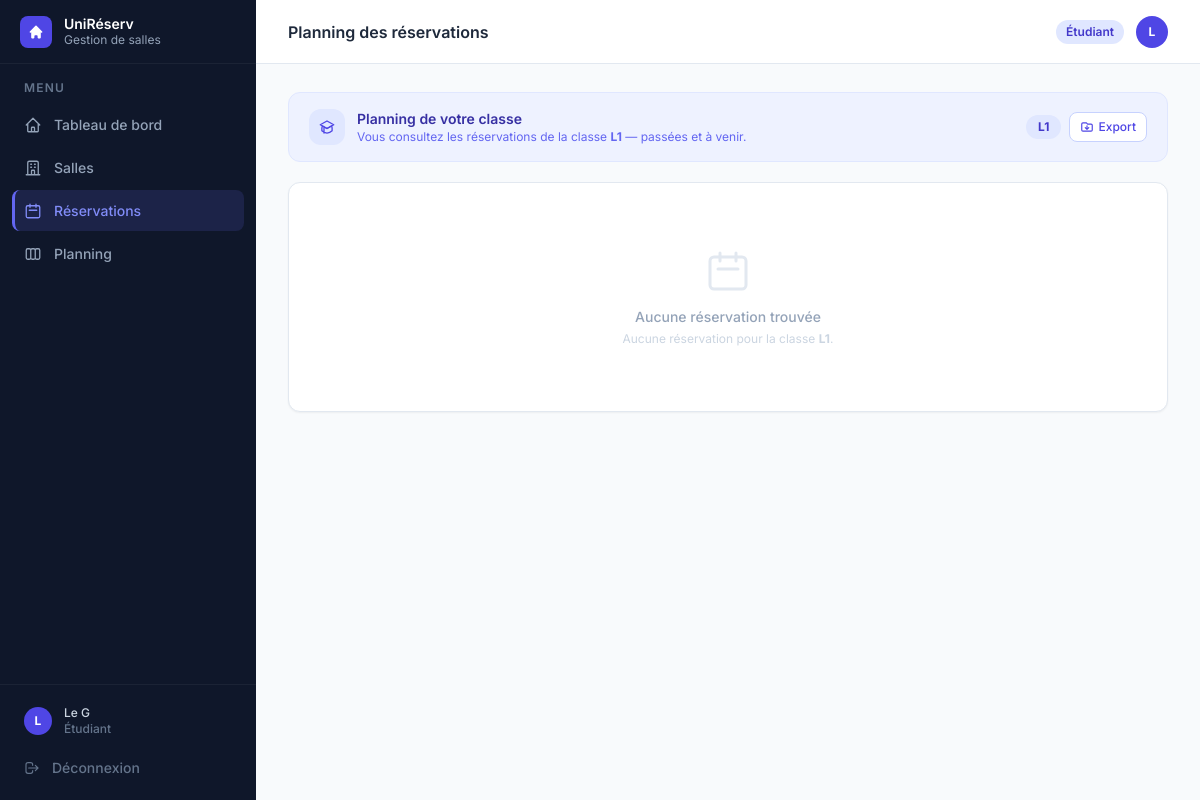
Before: /reservations (signed in) with the older database file.
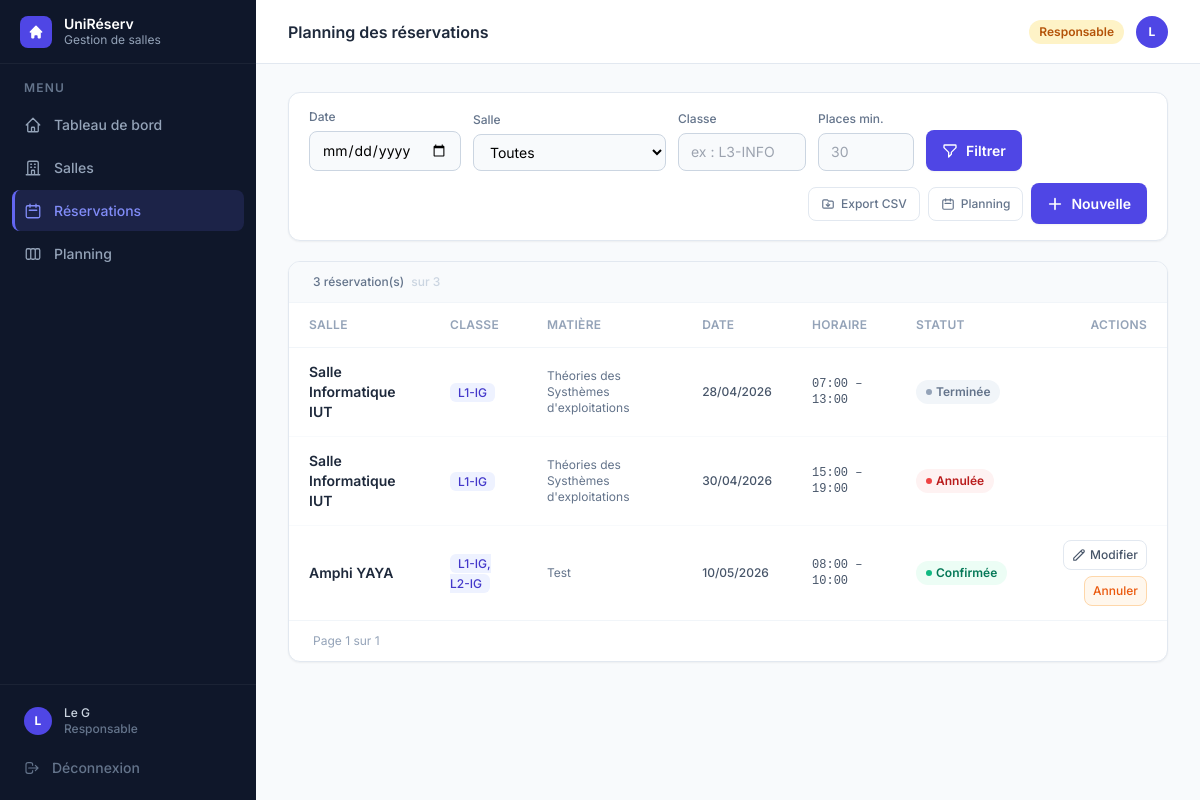
After: the same page with the newer database file.
### tables this page shows
CREATE TABLE utilisateurs (
            id               INTEGER PRIMARY KEY,
            nom              TEXT    NOT NULL,
            email            TEXT    NOT NULL UNIQUE,
            login            TEXT    NOT NULL UNIQUE,
            mot_de_passe     TEXT    NOT NULL,
            role             TEXT    NOT NULL,
            date_inscription TEXT    NOT NULL,
            matricule        TEXT,
            classe           TEXT,
            matiere          TEXT
        , ecole_id INTEGER, unite_formation_id INTEGER);

CREATE TABLE reservations (
            id              INTEGER PRIMARY KEY,
            salle_id        INTEGER NOT NULL,
            responsable_id  INTEGER NOT NULL,
            classe          TEXT    NOT NULL,
            date            TEXT    NOT NULL,
            heure_debut     TEXT    NOT NULL,
            heure_fin       TEXT    NOT NULL,
            matiere         TEXT    DEFAULT '',
            statut          TEXT    NOT NULL DEFAULT 'en_attente',
            date_creation   TEXT    NOT NULL,
            FOREIGN KEY (salle_id)       REFERENCES salles(id),
            FOREIGN KEY (responsable_id) REFERENCES utilisateurs(id)
        );

CREATE TABLE salles (
            id          INTEGER PRIMARY KEY,
            nom         TEXT    NOT NULL UNIQUE,
            capacite    INTEGER NOT NULL,
            equipements TEXT    NOT NULL DEFAULT '[]',
            disponible  INTEGER NOT NULL DEFAULT 1
        );

### gestion de salle/app.py (the view)
@app.route("/reservations")
@login_required
def reservations():
    _, utilisateurs, salles_dict, toutes = get_data()
    filtre_date    = request.args.get("date", "")
    filtre_salle   = request.args.get("salle_id", "")
    filtre_classe  = request.args.get("classe", "").strip()
    filtre_places  = request.args.get("places_min", "").strip()
    resultats = list(toutes)
    classe_etudiant = ""
    if session.get("user_role") == "etudiant":
        u_courant = utilisateurs.get(session["user_id"])
        if u_courant and getattr(u_courant, "classe", ""):
            classe_etudiant = u_courant.classe
            resultats = [r for r in resultats if r.classe == classe_etudiant]
    if filtre_date:
        try:
            d = date.fromisoformat(filtre_date)
            resultats = [r for r in resultats if r.date == d]
        except ValueError:
            pass
    if filtre_salle and filtre_salle.isdigit():
        sid = int(filtre_salle)
        resultats = [r for r in resultats if r.salle.id == sid]
    if filtre_classe:
        resultats = [r for r in resultats if filtre_classe.lower() in r.classe.lower()]
    if filtre_places and filtre_places.isdigit():
        min_places = int(filtre_places)
        resultats = [r for r in resultats if r.salle.capacite >= min_places]
    resultats.sort(key=lambda r: (r.date, r.heure_debut))
    return render_template(
        "reservations.html", active="reservations",
        reservations=resultats,
        salles=list(salles_dict.values()),
        filtre_date=filtre_date,
        filtre_salle=filtre_salle,
        filtre_classe=filtre_classe,
        filtre_places=filtre_places,
        peut_gerer=peut_gerer_reservations(),
        StatutReservation=StatutReservation,
        classe_etudiant=classe_etudiant,
    )

### gestion de salle/templates/reservations.html (shortened to what the changed rows need)
{% extends "base.html" %}
{% block heading %}Planning des réservations{% endblock %}
{% block content %}
{% if classe_etudiant %}
<div class="bg-indigo-50 border border-indigo-100 rounded-xl px-5 py-4 mb-5 flex items-center justify-between gap-4">
  <div class="flex items-center gap-3">
    <div class="w-9 h-9 rounded-xl bg-indigo-100 flex items-center justify-center shrink-0">
    </div>
    <div>
      <p class="text-sm font-semibold text-indigo-800">Planning de votre classe</p>
      <p class="text-xs text-indigo-500">Vous consultez les réservations de la classe <strong>{{ classe_etudiant }}</strong> — passées et à venir.</p>
    </div>
  </div>
  <div class="flex items-center gap-2 shrink-0">
    <span class="px-3 py-1 rounded-full bg-indigo-100 text-indigo-700 text-xs font-bold">{{ classe_etudiant }}</span>
    <a href="{{ url_for('reservations_export_csv') }}"
       class="inline-flex items-center gap-1 px-2.5 py-1.5 rounded-lg border border-indigo-200 bg-white hover:bg-indigo-50 text-indigo-600 text-xs font-medium transition">
      <svg class="w-3.5 h-3.5" fill="none" stroke="currentColor" stroke-width="2" viewBox="0 0 24 24"><path stroke-linecap="round" stroke-linejoin="round" d="M12 10v6m0 0l-3-3m3 3l3-3M3 17V7a2 2 0 012-2h6l2 2h6a2 2 0 012 2v8a2 2 0 01-2 2H5a2 2 0 01-2-2z"/></svg>
      Export
    </a>
  </div>
</div>
{% endif %}
{% if not classe_etudiant %}
<div class="bg-white rounded-xl border border-slate-200 shadow-sm px-5 py-4 mb-5">
  <form method="GET" action="{{ url_for('reservations') }}">
    <div class="flex flex-wrap items-end gap-3">
      <div>
        <label class="block text-xs font-medium text-slate-500 mb-1.5">Date</label>
        <input type="date" name="date" value="{{ filtre_date }}"
          class="rounded-lg border border-slate-300 bg-slate-50 px-3 py-2 text-sm focus:outline-none focus:ring-2 focus:ring-indigo-500 focus:bg-white transition-all"/>
      </div>
      <div>
        <label class="block text-xs font-medium text-slate-500 mb-1.5">Salle</label>
        <select name="salle_id"
          class="rounded-lg border border-slate-300 bg-slate-50 px-3 py-2 text-sm focus:outline-none focus:ring-2 focus:ring-indigo-500 transition-all">
          <option value="">Toutes</option>
        </select>
      </div>
      <div>
        <label class="block text-xs font-medium text-slate-500 mb-1.5">Classe</label>
        <input type="text" name="classe" value="{{ filtre_classe }}" placeholder="ex : L3-INFO"
          class="rounded-lg border border-slate-300 bg-slate-50 px-3 py-2 text-sm w-32 focus:outline-none focus:ring-2 focus:ring-indigo-500 focus:bg-white transition-all"/>
      </div>
      <div>
        <label class="block text-xs font-medium text-slate-500 mb-1.5">Places min.</label>
        <input type="number" name="places_min" value="{{ filtre_places }}" min="1" placeholder="30"
          class="rounded-lg border border-slate-300 bg-slate-50 px-3 py-2 text-sm w-24 focus:outline-none focus:ring-2 focus:ring-indigo-500 focus:bg-white transition-all"/>
      </div>
      <div class="flex gap-2">
        <button type="submit" class="btn-primary">
          <svg class="w-4 h-4" fill="none" stroke="currentColor" stroke-width="2" viewBox="0 0 24 24"><path stroke-linecap="round" stroke-linejoin="round" d="M3 4a1 1 0 011-1h16a1 1 0 011 1v2.586a1 1 0 01-.293.707l-6.414 6.414a1 1 0 00-.293.707V17l-4 4v-6.586a1 1 0 00-.293-.707L3.293 7.293A1 1 0 013 6.586V4z"/></svg>
          Filtrer
        </button>
      </div>
      <div class="ml-auto flex items-center gap-2">
        <a href="{{ url_for('reservations_export_csv') }}"
           class="inline-flex items-center gap-1.5 px-3 py-2 rounded-lg border border-slate-200 text-slate-500 hover:bg-slate-50 text-xs font-medium transition">
          <svg class="w-3.5 h-3.5" fill="none" stroke="currentColor" stroke-width="2" viewBox="0 0 24 24"><path stroke-linecap="round" stroke-linejoin="round" d="M12 10v6m0 0l-3-3m3 3l3-3M3 17V7a2 2 0 012-2h6l2 2h6a2 2 0 012 2v8a2 2 0 01-2 2H5a2 2 0 01-2-2z"/></svg>
          Export CSV
        </a>
        <a href="{{ url_for('planning') }}"
           class="inline-flex items-center gap-1.5 px-3 py-2 rounded-lg border border-slate-200 text-slate-500 hover:bg-slate-50 text-xs font-medium transition">
          <svg class="w-3.5 h-3.5" fill="none" stroke="currentColor" stroke-width="2" viewBox="0 0 24 24"><path stroke-linecap="round" stroke-linejoin="round" d="M8 7V3m8 4V3m-9 8h10M5 21h14a2 2 0 002-2V7a2 2 0 00-2-2H5a2 2 0 00-2 2v12a2 2 0 002 2z"/></svg>
          Planning
        </a>
        {% if peut_gerer %}
        <a href="{{ url_for('reservation_ajouter') }}" class="btn-primary">
          <svg class="w-4 h-4" fill="none" stroke="currentColor" stroke-width="2.5" viewBox="0 0 24 24"><path stroke-linecap="round" stroke-linejoin="round" d="M12 4v16m8-8H4"/></svg>
          Nouvelle
        </a>
        {% endif %}
      </div>
    </div>
  </form>
</div>
{% endif %}
<div class="bg-white rounded-xl border border-slate-200 shadow-sm overflow-hidden">
  {% if reservations %}
  <div class="px-6 py-3 border-b border-slate-100 bg-slate-50 flex items-center justify-between">
    <p class="text-xs text-slate-500 font-medium">
      <span id="count-visible">{{ reservations|length }}</span> réservation(s)
      <span class="text-slate-300 ml-1">sur {{ reservations|length }}</span>
    </p>
  </div>
  <div class="overflow-x-auto">
    <table class="w-full text-sm" id="res-table">
      <thead>
        <tr class="border-b border-slate-100">
          <th class="px-5 py-3.5 text-left text-xs font-semibold text-slate-400 uppercase tracking-wide">Salle</th>
          <th class="px-5 py-3.5 text-left text-xs font-semibold text-slate-400 uppercase tracking-wide">Classe</th>
          <th class="px-5 py-3.5 text-left text-xs font-semibold text-slate-400 uppercase tracking-wide">Matière</th>
          <th class="px-5 py-3.5 text-left text-xs font-semibold text-slate-400 uppercase tracking-wide">Date</th>
          <th class="px-5 py-3.5 text-left text-xs font-semibold text-slate-400 uppercase tracking-wide">Horaire</th>
          <th class="px-5 py-3.5 text-left text-xs font-semibold text-slate-400 uppercase tracking-wide">Statut</th>
          <th class="px-5 py-3.5 text-right text-xs font-semibold text-slate-400 uppercase tracking-wide">Actions</th>
        </tr>
      </thead>
      <tbody id="res-body">
        {% for r in reservations %}
        <tr class="res-row data-row border-b border-slate-50 last:border-0">
          <td class="px-5 py-3.5">
            <a href="{{ url_for('salles_detail', salle_id=r.salle.id) }}"
               class="font-semibold text-slate-800 hover:text-indigo-600 transition">{{ r.salle.nom }}</a>
          </td>
          <td class="px-5 py-3.5">
            <span class="px-2 py-0.5 rounded-md bg-indigo-50 text-indigo-700 text-xs font-medium">{{ format_classe(r.classe) }}</span>
          </td>
          <td class="px-5 py-3.5 text-slate-500 text-xs">{{ r.matiere or '—' }}</td>
          <td class="px-5 py-3.5 text-slate-600 text-xs font-medium">{{ r.date.strftime('%d/%m/%Y') }}</td>
          <td class="px-5 py-3.5 text-slate-600 font-mono text-xs">{{ r.heure_debut.strftime('%H:%M') }} – {{ r.heure_fin.strftime('%H:%M') }}</td>
          <td class="px-5 py-3.5">
            {% if r.statut == StatutReservation.CONFIRMEE %}
              <span class="inline-flex items-center gap-1 px-2.5 py-1 rounded-full text-xs font-semibold bg-emerald-50 text-emerald-700"><span class="w-1.5 h-1.5 rounded-full bg-emerald-500"></span>Confirmée</span>
            {% elif r.statut.value == 'en_attente' %}
              <span class="inline-flex items-center gap-1 px-2.5 py-1 rounded-full text-xs font-semibold bg-amber-50 text-amber-700"><span class="w-1.5 h-1.5 rounded-full bg-amber-400"></span>En attente</span>
            {% elif r.statut.value == 'annulee' %}
              <span class="inline-flex items-center gap-1 px-2.5 py-1 rounded-full text-xs font-semibold bg-red-50 text-red-700"><span class="w-1.5 h-1.5 rounded-full bg-red-500"></span>Annulée</span>
            {% else %}
              <span class="inline-flex items-center gap-1 px-2.5 py-1 rounded-full text-xs font-semibold bg-slate-100 text-slate-500"><span class="w-1.5 h-1.5 rounded-full bg-slate-400"></span>Terminée</span>
            {% endif %}
          </td>
          <td class="px-5 py-3.5 text-right">
            <div class="flex items-center justify-end gap-1.5 flex-wrap">
              {% if peut_gerer and r.statut.value not in ('annulee', 'terminee') %}
              <a href="{{ url_for('reservation_modifier', res_id=r.id) }}"
                 class="inline-flex items-center gap-1 px-2 py-1.5 rounded-lg border border-slate-200 hover:bg-slate-50 text-slate-600 text-xs font-medium transition">
                <svg class="w-3.5 h-3.5" fill="none" stroke="currentColor" stroke-width="2" viewBox="0 0 24 24"><path stroke-linecap="round" stroke-linejoin="round" d="M15.232 5.232l3.536 3.536m-2.036-5.036a2.5 2.5 0 113.536 3.536L6.5 21.036H3v-3.572L16.732 3.732z"/></svg>
                Modifier
              </a>
              <form method="POST" action="{{ url_for('reservation_annuler', res_id=r.id) }}" class="inline"
                    onsubmit="return confirm('Annuler cette réservation ?')">
                <button type="submit"
                  class="inline-flex items-center gap-1 px-2 py-1.5 rounded-lg border border-orange-200 bg-orange-50 hover:bg-orange-100 text-orange-600 text-xs font-medium transition">
                  Annuler
                </button>
              </form>
              {% endif %}
            </div>
          </td>
        </tr>
        {% endfor %}
      </tbody>
    </table>
  </div>
  <div class="px-6 py-3 border-t border-slate-100 flex items-center justify-between">
    <p class="text-xs text-slate-400">Page <span id="page-current">1</span> sur <span id="page-total">1</span></p>
  </div>
  {% else %}
  <div class="text-center py-16">
    <svg class="w-12 h-12 text-slate-200 mx-auto mb-3" fill="none" stroke="currentColor" stroke-width="1.5" viewBox="0 0 24 24"><path stroke-linecap="round" stroke-linejoin="round" d="M8 7V3m8 4V3m-9 8h10M5 21h14a2 2 0 002-2V7a2 2 0 00-2-2H5a2 2 0 00-2 2v12a2 2 0 002 2z"/></svg>
    <p class="text-slate-400 font-medium text-sm">Aucune réservation trouvée</p>
    {% if classe_etudiant %}
    <p class="text-slate-300 text-xs mt-1">Aucune réservation pour la classe <strong>{{ classe_etudiant }}</strong>.</p>
    {% else %}
    <p class="text-slate-300 text-xs mt-1">Modifiez les filtres ou créez une nouvelle réservation.</p>
    {% endif %}
  </div>
  {% endif %}
</div>
{% endblock %}

### gestion de salle/templates/base.html (shortened to what the changed rows need)
<!DOCTYPE html>
<html lang="fr" class="h-full">
<head>
  <script src="https://cdn.tailwindcss.com"></script>
</head>
<body class="h-full bg-slate-50 flex" style="font-family:'Inter',sans-serif">
  <aside class="w-64 bg-slate-900 flex flex-col fixed inset-y-0 left-0 z-30" style="background:linear-gradient(180deg,#0f172a 0%,#0f172a 100%)">
    <div class="border-t border-white/5 p-3 space-y-0.5">
      <a href="{{ url_for('profil') }}" class="nav-item {% if active=='profil' %}nav-item-active{% else %}nav-item-inactive{% endif %} !py-2">
        <div class="flex-1 min-w-0">
          <p class="text-slate-300 text-xs font-medium truncate">{{ session.user_nom }}</p>
          <p class="text-slate-500 text-xs truncate">
            {% if session.user_role == 'admin' %}Administrateur
            {% elif session.user_role == 'responsable' %}Responsable
            {% elif session.user_role == 'enseignant' %}Enseignant
            {% else %}Étudiant{% endif %}
          </p>
        </div>
      </a>
    </div>
  </aside>
  <div class="ml-64 flex-1 flex flex-col min-h-screen">
    <header class="h-16 bg-white border-b border-slate-200 flex items-center justify-between px-8 sticky top-0 z-20">
      <h1 class="text-slate-800 font-semibold text-base">{% block heading %}{% endblock %}</h1>
      <div class="flex items-center gap-3">
        {% set role = session.user_role %}
        {% if role == 'admin' %}
          <span class="px-2.5 py-1 rounded-full text-xs font-semibold bg-red-100 text-red-700">Admin</span>
        {% elif role == 'responsable' %}
          <span class="px-2.5 py-1 rounded-full text-xs font-semibold bg-amber-100 text-amber-700">Responsable</span>
        {% elif role == 'enseignant' %}
          <span class="px-2.5 py-1 rounded-full text-xs font-semibold bg-blue-100 text-blue-700">Enseignant</span>
        {% else %}
          <span class="px-2.5 py-1 rounded-full text-xs font-semibold bg-indigo-100 text-indigo-700">Étudiant</span>
        {% endif %}
        <a href="{{ url_for('profil') }}" class="w-8 h-8 rounded-full bg-indigo-600 flex items-center justify-center text-white text-xs font-bold hover:bg-indigo-700 transition">
          {{ session.user_nom[0].upper() if session.user_nom else '?' }}
        </a>
      </div>
    </header>
    <main class="flex-1 px-8 py-7">
      {% block content %}{% endblock %}
    </main>
  </div>
</body>
</html>

Changed rows visible on the page:
changed utilisateurs "Le G": classe "L1" → (not shown)
now on this page (row unchanged): reservations: salle.nom "Salle Informatique IUT", classe "L1-IG", matiere "Théories des Systhèmes d'exploitations", date "28/04/2026", heure_debut "07:00", heure_fin "13:00", shows "Terminée"
added reservations: salle.nom "Salle Informatique IUT", classe "L1-IG", matiere "Théories des Systhèmes d'exploitations", date "30/04/2026", heure_debut "15:00", heure_fin "19:00", shows "Annulée"
now on this page (row unchanged): reservations: salle.nom "Amphi YAYA", classe "L1-IG, L2-IG", matiere "Test", date "10/05/2026", heure_debut "08:00", heure_fin "10:00", shows "Confirmée"
Other visible differences:
form field salle_id: (not shown) → "Toutes"
{{ reservations|length }}: (not shown) → "3"
text no longer shown: "Étudiant Étudiant Planning de votre classe Vous consultez les réservations de la classe — passées et à venir. Export Aucune réservation trouvée Aucune réservation pour la classe ."
text now shown: "Responsable Responsable Date Salle Classe Places min. Filtrer Export CSV Planning Nouvelle réservation(s) sur SALLE CLASSE MATIÈRE DATE HORAIRE STATUT ACTIONS Page 1 sur 1"
